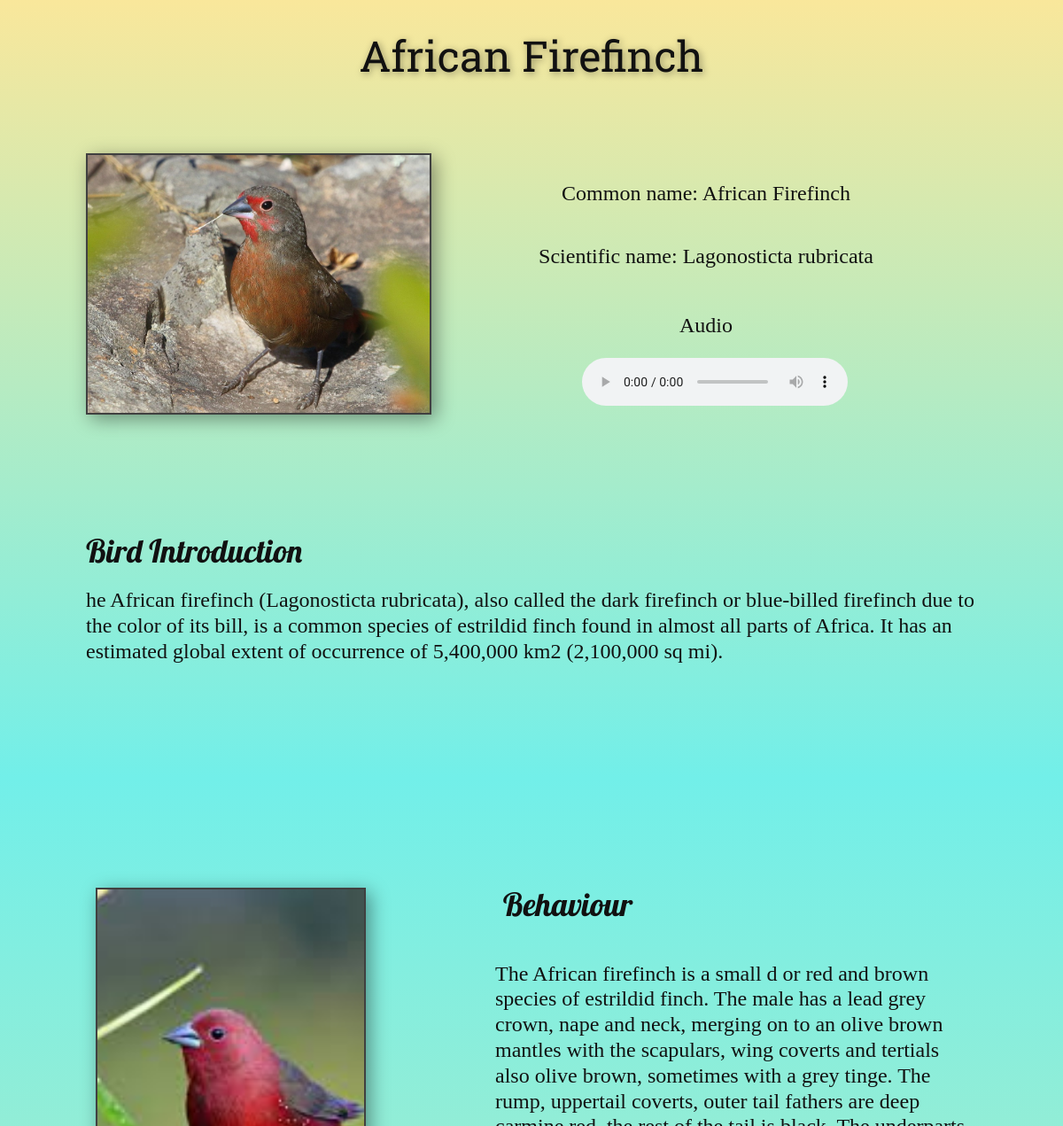
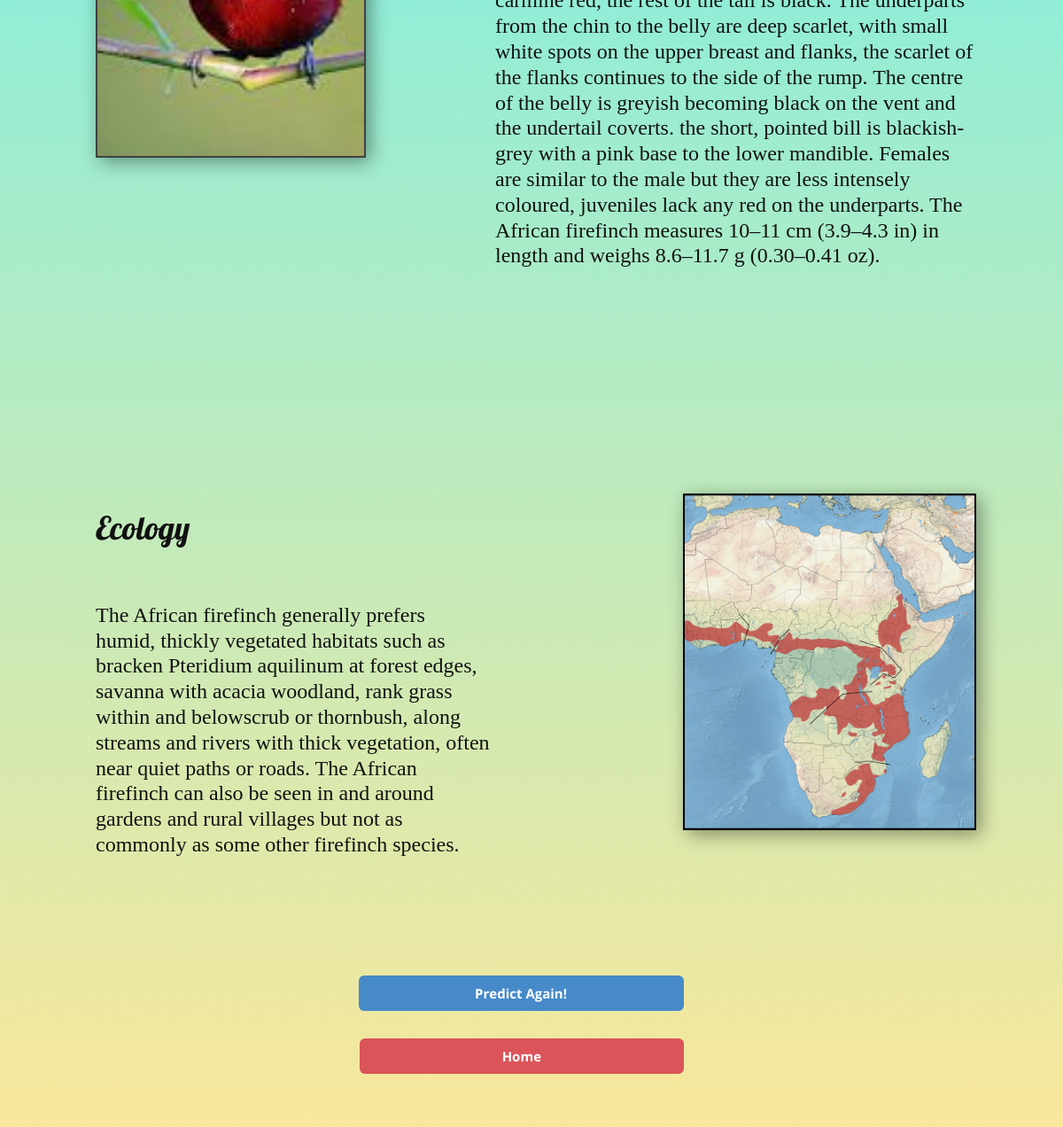
The page /result/AFRICAN-FIREFINCH on the database its author committed (2 pictures, top to bottom).
### FindBird/models.py (models this page shows, shortened)
class Bird(models.Model):
    bird_id = models.IntegerField(primary_key= True)
    slug = models.CharField(max_length=50)
    search_name = models.CharField(max_length=50, default="")
    Original_Name = models.CharField(max_length=50)
    Biological_Name = models.CharField(max_length=50)
    paragraph = models.TextField(default=None)
    paragraph2 = models.TextField(default=None)
    paragraph3 = models.TextField(default=None)
    image1 = models.ImageField(upload_to="FindBird/image1", default="")
    image2 = models.ImageField(upload_to="FindBird/image2", default="")
    map1 = models.ImageField(upload_to="FindBird/map", default="")
    record = models.FileField(upload_to="FindBird/audio", default="")

### FindBird/views.py (the view)
# urls.py: path('result/<str:slug>', views.result, name="ResultPage"),
def result(request, slug):
    obj = Bird.objects.filter(slug=slug)
    return render(request, 'FindBird/Result3.html', {'i' : obj[0]})

### templates/FindBird/Result3.html (shortened to what this page needs)
{% load static %}
<!DOCTYPE html>
<html style="font-size: 16px;">
  <head>
    <link rel="stylesheet" href="{% static 'css/Result_sheet.css' %}" media="screen">
<link rel="stylesheet" href="{% static 'css/Result.css' %}" media="screen">
  </head>
  <body class="u-body">
    <section class="u-align-left u-clearfix u-gradient u-section-1" id="sec-67e6">
      <div class="u-clearfix u-sheet u-sheet-1">
        <h1 class="u-align-center u-custom-font u-font-roboto-slab u-text u-text-1" data-animation-name="zoomIn" data-animation-duration="1000" data-animation-delay="0" data-animation-direction="">{{i.Original_Name}}</h1>
        <img src="/media/{{i.image1}}" alt="" class="u-border-2 u-border-grey-75 u-image u-image-default u-image-1" data-image-width="1000" data-image-height="667">
        <h4 class="u-align-center u-custom-font u-font-georgia u-text u-text-2">Common name: {{i.Original_Name}}</h4>
        <h4 class="u-align-center u-custom-font u-font-georgia u-text u-text-3">Scientific name: {{i.Biological_Name}}</h4>
        <h4 class="u-align-center u-custom-font u-font-georgia u-text u-text-4">Audio</h4>
        <div class="u-clearfix u-custom-html u-custom-html-1">
          <audio controls="">
            <source src="/media/{{i.record}}">
          </audio>
        </div>
        <h2 class="u-align-left u-custom-font u-font-lobster u-text u-text-5">Bird Introduction</h2>
        <h4 class="u-align-left u-custom-font u-font-georgia u-text u-text-6">{{i.paragraph}}
        </h4>
      </div>
    </section>
    <section class="u-clearfix u-gradient u-section-2" id="sec-f639">
      <div class="u-clearfix u-sheet u-sheet-1">
        <h2 class="u-align-center u-custom-font u-font-lobster u-text u-text-1">&nbsp;Behaviour </h2>
        <img src="/media/{{i.image2}}" alt="" class="u-border-2 u-border-grey-75 u-image u-image-default u-image-1" data-image-width="1000" data-image-height="667">
        <h4 class="u-custom-font u-font-georgia u-text u-text-2">{{i.paragraph2}}
        </h4>
        <h2 class="u-custom-font u-font-lobster u-text u-text-3">Ecology </h2>
        <h4 class="u-custom-font u-font-georgia u-text u-text-4">{{i.paragraph3}}</h4>
        <img src="/media/{{i.map1}}" alt="" class="u-border-2 u-border-black u-image u-image-default u-image-2" data-image-width="1000" data-image-height="667">
        <a href="{% url 'submit' %}" class="u-btn u-btn-round u-button-style u-hover-palette-1-light-1 u-palette-1-base u-radius-6 u-btn-1">Predict Again!</a>
        <a href="{% url 'IndexPage' %}" class="u-align-center u-btn u-btn-round u-button-style u-hover-palette-2-light-1 u-palette-2-base u-radius-6 u-btn-2">Home</a>
      </div>
    </section>
  </body>
</html>

### static/css/Result.css (style rules this page uses)
.u-section-1 { background-image: linear-gradient(#f9e79b, #72efe9); }
.u-section-1 .u-sheet-1 { min-height: 878px; }
.u-section-1 .u-text-1 { width: 822px; text-shadow: 2px 2px 8px rgba(0,0,0,0.4); animation-duration: 1000ms; margin: 37px auto 0; }
.u-section-1 .u-image-1 { width: 390px; height: 295px; box-shadow: 5px 5px 20px 0 rgba(0,0,0,0.4); margin: 83px auto 0 67px; }
.u-section-1 .u-text-2 { margin: -264px 176px 0 570px; }
.u-section-1 .u-text-3 { margin: 42px 176px 0 570px; }
.u-section-1 .u-text-4 { margin: 50px 176px 0 570px; }
.u-section-1 .u-custom-html-1 { min-height: 39px; margin: 22px 214px 0 627px; }
.u-section-1 .u-text-5 { margin: 136px 671px 0 67px; }
.u-section-1 .u-text-6 { margin: 22px 67px 17px; }
.u-section-2 { background-image: linear-gradient(#72efe9, #f9e79b); }
.u-section-2 .u-sheet-1 { min-height: 1607px; }
.u-section-2 .u-text-1 { font-size: 2.25rem; margin: 123px 455px 0 529px; }
.u-section-2 .u-image-1 { width: 305px; height: 447px; box-shadow: 5px 5px 20px 0 rgba(0,0,0,0.4); margin: -39px auto 0 78px; }
.u-section-2 .u-text-2 { margin: -364px 68px 0 529px; }
.u-section-2 .u-text-3 { margin: 273px 793px 0 78px; }
.u-section-2 .u-text-4 { margin: 64px 617px 0 78px; }
.u-section-2 .u-image-2 { width: 331px; height: 380px; box-shadow: 5px 5px 20px 0 rgba(0,0,0,0.4); margin: -411px 68px 0 auto; }
.u-section-2 .u-btn-1 { border-style: none; font-weight: 700; font-size: 0.9375rem; margin: 164px 398px 0 auto; padding: 8px 132px 8px 131px; }
.u-section-2 .u-btn-2 { border-style: none; font-weight: 700; font-size: 0.9375rem; background-image: none; margin: 31px 398px 60px auto; padding: 8px 161px; }

### rows shown on the page
Bird: Original_Name "African Firefinch", image1 (picture), Biological_Name "Lagonosticta rubricata", paragraph "he African firefinch (Lagonosticta rubricata), also called the dark firefinch or blue-billed firefinch due to the color of its bill, is a common species of estrildid finch found in almost all parts of Africa. It has an estimated global extent of occurrence of 5,400,000 km2 (2,100,000 sq mi).", image2 (picture), paragraph2 "The African firefinch is a small d or red and brown species of estrildid finch. The male has a lead grey crown, nape and neck, merging on to an olive brown mantles with the scapulars, wing coverts and tertials also olive brown, sometimes with a grey tinge. The rump, uppertail coverts, outer tail fathers are deep carmine red, the rest of the tail is black. The underparts from the chin to the belly are deep scarlet, with small white spots on the upper breast and flanks, the scarlet of the flanks continues to the side of the rump. The centre of the belly is greyish becoming black on the vent and the undertail coverts. the short, pointed bill is blackish-grey with a pink base to the lower…", paragraph3 "The African firefinch generally prefers humid, thickly vegetated habitats such as bracken Pteridium aquilinum at forest edges, savanna with acacia woodland, rank grass within and belowscrub or thornbush, along streams and rivers with thick vegetation, often near quiet paths or roads. The African firefinch can also be seen in and around gardens and rural villages but not as commonly as some other firefinch species.", map1 (picture)
